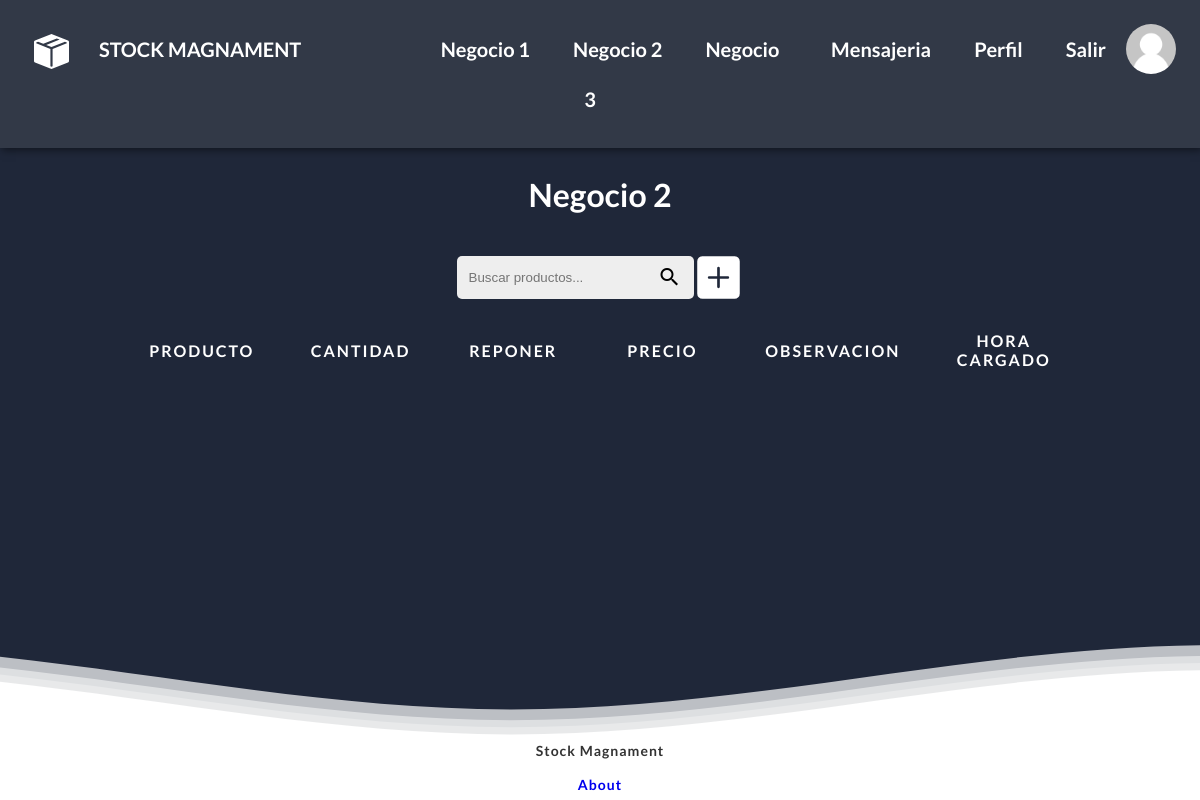
Page /negocio_2/ (signed in) on the earlier database version.
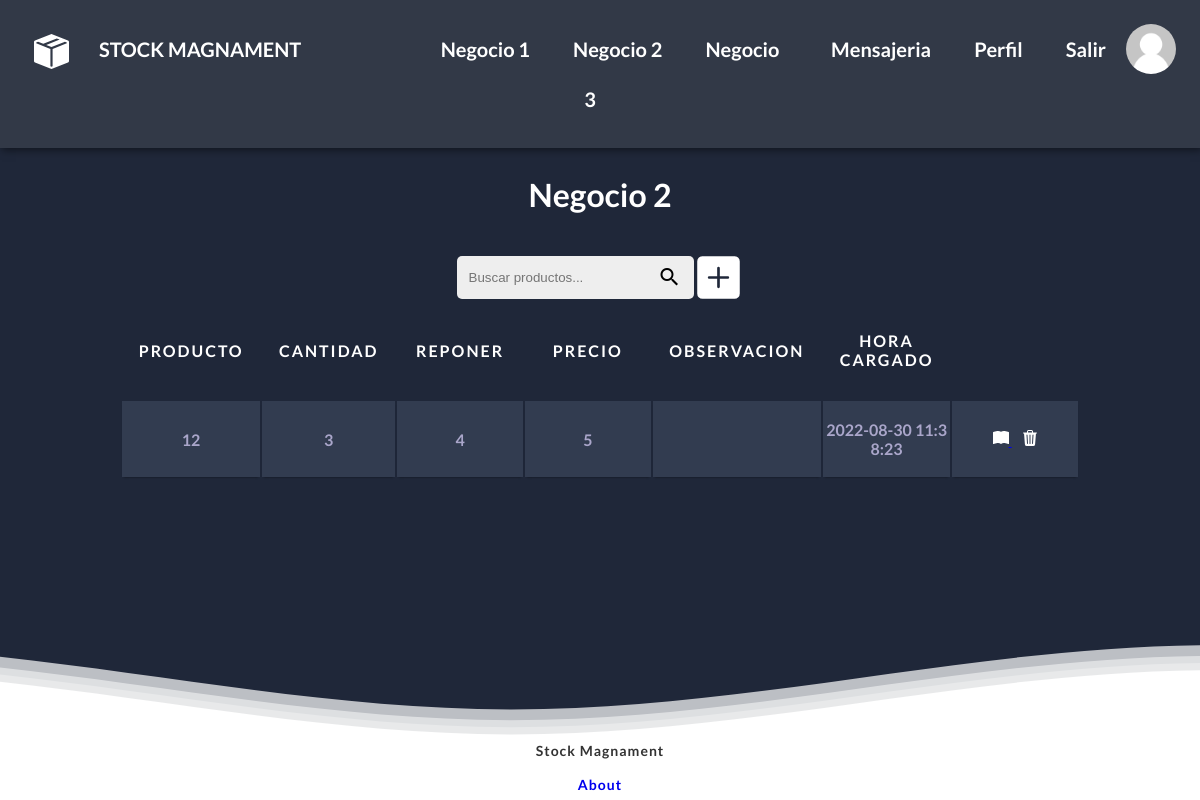
Same page on the later database version.
### application/models.py (models this page shows, shortened)
class Negocio_2(models.Model):
    nombre_producto = models.CharField(max_length=100)
    cantidad = models.IntegerField()
    precio_individual = models.IntegerField()
    reponer = models.IntegerField()
    observacion = models.CharField(max_length=10000)
    hora_cargado = models.CharField(max_length=20)
    class Meta:
        verbose_name = 'Producto'
        verbose_name_plural = 'Negocio 2'

### application/views.py (the view)
# urls.py: path('negocio_2/' ,negocio_2_listar, name='negocio_2_listar'),
@login_required
def negocio_2_listar(request):
    return listar_productos(
    request= request,
    modelo= Negocio_2,
    titulo= 'Negocio 2',
    link1= 'home',
    link2= 'negocio_1_listar',
    link3= 'negocio_3_listar',
    pagina1='HOME',
    pagina2='NEGOCIO 1',
    pagina3= 'NEGOCIO 3',
    ruta_enviar= 'negocio_2_listar'
    )

### application/templates/application/base_negocios.html (shortened to what the changed rows need)
<!DOCTYPE html>
<html lang="en">
<head>
    {% load static %}
    <link rel="stylesheet" href="{% static 'application/css/base-negocioss.css'%}">
</head>
<body>
    <header>
        {% block borrar %}
        <h2>{{titulo}}</h2>
        {% endblock borrar %}
    </header>
    {% block contenido %}
        <div class="div-table">
            <table class="container">
                <thead>
                    <tr>
                        <th>
                            <h1>PRODUCTO</h1>
                        </th>
                        <th>
                            <h1>CANTIDAD</h1>
                        </th>
                        <th>
                            <h1>REPONER</h1>
                        </th>
                        <th>
                            <h1>PRECIO</h1>
                        </th>
                        <th>
                            <h1>OBSERVACION</h1>
                        </th>
                        <th>
                            <h1>HORA CARGADO</h1>
                        </th>
                    </tr>
                </thead>
                <tbody>
                    {% for producto in listado_productos %}
                        <tr>
                            <td>{{producto.nombre_producto}}</td>
                            <td>{{producto.cantidad}}</td>
                            <td>{{producto.reponer}}</td>
                            <td>{{producto.precio_individual}}</td>
                            <td>{{producto.observacion}}</td>
                            <td>{{producto.hora_cargado}}</td>
                            <td>
                                <a href="actualizar/{{producto.id}}" class="td-a">
                                </a>
                                <a href="borrar/{{producto.id}}" >
                                </a>
                            </td>
                        </tr>
                    {%endfor%}
                </tbody>
            </table>
        </div>
    {% endblock contenido %}
</body>
</html>

Differences in the rows shown:
added Negocio_2: nombre_producto "12", cantidad "3", reponer "4", precio_individual "5", hora_cargado "2022-08-30 11:38:23"
